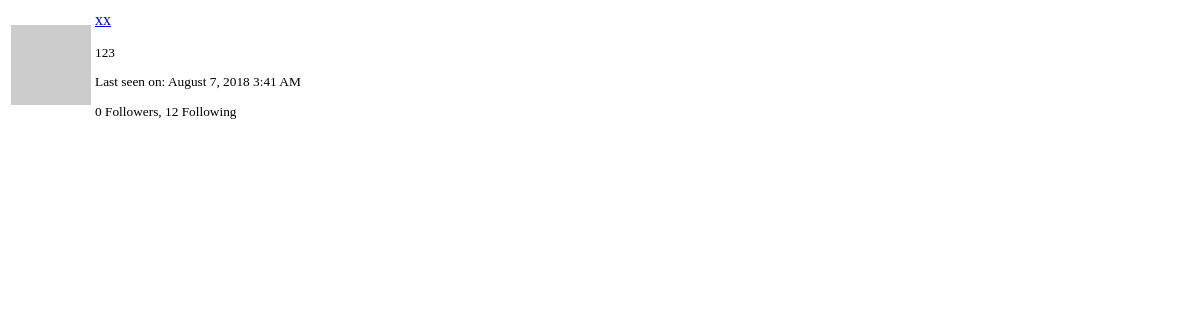
The page /user/xx/popup (signed in) on the database as committed earlier.
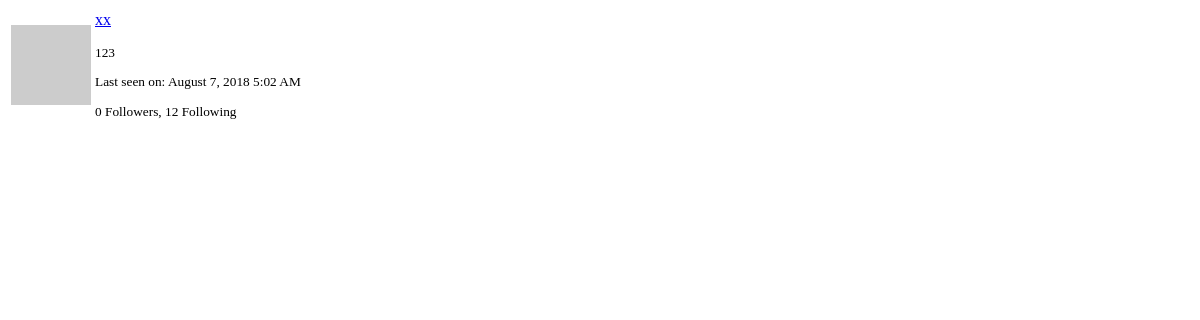
The same page on the database as committed later.
### app/models.py (models this page shows, shortened)
class User(db.Model, UserMixin):
    __tablename__ = 'user'
    id = db.Column(db.Integer, primary_key=True)
    username = db.Column(db.String(64), index=True, unique=True)
    email = db.Column(db.String(120), index=True, unique=True)
    password_hash = db.Column(db.String(128))
    posts = db.relationship('Post', backref='author', lazy='dynamic')
    about_me = db.Column(db.String(140))
    last_seen = db.Column(db.DateTime, default=datetime.utcnow)
    followed = db.relationship(
        'User', secondary=followers,
        primaryjoin=(followers.c.follower_id == id),
        secondaryjoin=(followers.c.followed_id == id),
        backref=db.backref('followers', lazy='dynamic'),
        lazy='dynamic'
    )
    messages_sent = db.relationship('Message', foreign_keys='Message.sender_id', backref='author', lazy='dynamic')
    messages_received = db.relationship('Message', foreign_keys='Message.recipient_id', backref='recipient', lazy='dynamic')
    last_message_read_time = db.column(db.DateTime)
    def avatar(self, size):
        digest = md5(self.email.lower().encode('utf-8')).hexdigest()
        return 'https://www.gravatar.com/avatar/{}?d=identicon&s={}'.format(digest, size)

### app/main/views.py (the view)
@main.route('/user/<username>/popup')
@login_required
def user_popup(username):
    user = User.query.filter_by(username=username).first_or_404()
    return render_template('user_popup.html', user=user)

### app/main/views.py (called while the page is built)
@main.before_request
def before_request():
    if current_user.is_authenticated:
        current_user.last_seen = datetime.utcnow()
        db.session.commit()
        g.search_form = SearchForm()

### app/models.py (called while the page is built)
@login_manager.user_loader
def load_user(id):
    return User.query.get(int(id))

    @classmethod
    def before_commit(cls, session):
        session._changes = {
            'add': list(session.new),
            'update': list(session.dirty),
            'delete': list(session.deleted)
        }

    @classmethod
    def after_commit(cls, session):
        for obj in session._changes['add']:
            if isinstance(obj, SearchableMixin):
                add_to_index(obj.__tablename__, obj)
        for obj in session._changes['update']:
            if isinstance(obj, SearchableMixin):
                add_to_index(obj.__tablename__, obj)
        for obj in session._changes['delete']:
            if isinstance(obj, SearchableMixin):
                remove_from_index(obj.__tablename__, obj)
        session._changes = None

### app/templates/user_popup.html (shortened to what this page needs)
<table class="table">
    <tr>
        <td width="64" style="border: 0px;"><img src="{{ user.avatar(64) }}"></td>
        <td style="border: 0px;">
            <p><a href="{{ url_for('main.user_profile', username=user.username) }}">{{ user.username }}</a></p>
            <small>
                {% if user.about_me %}<p>{{ user.about_me }}</p>{% endif %}
                {% if user.last_seen %}
                <p>Last seen on: {{ moment(user.last_seen).format('LLL') }}</p>
                {% endif %}
                <p>{{ user.followers.count() }} Followers, {{ user.followed.count() }} Following</p>
            </small>
        </td>
    </tr>
</table>

Rows that differ between the two databases and show on the page:
changed User "xx": last_seen "August 7, 2018 3:41 AM" → "August 7, 2018 5:02 AM"
